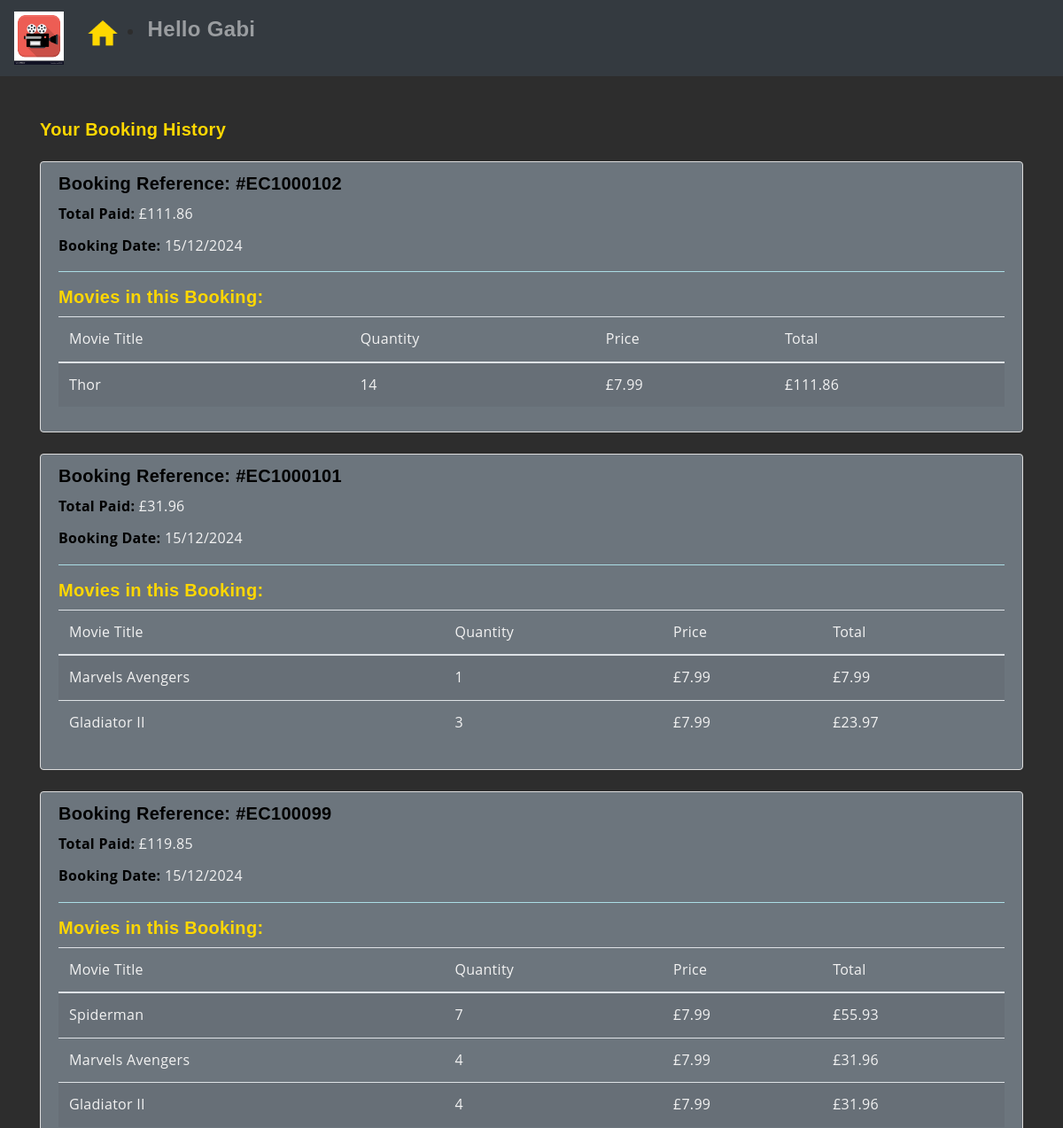
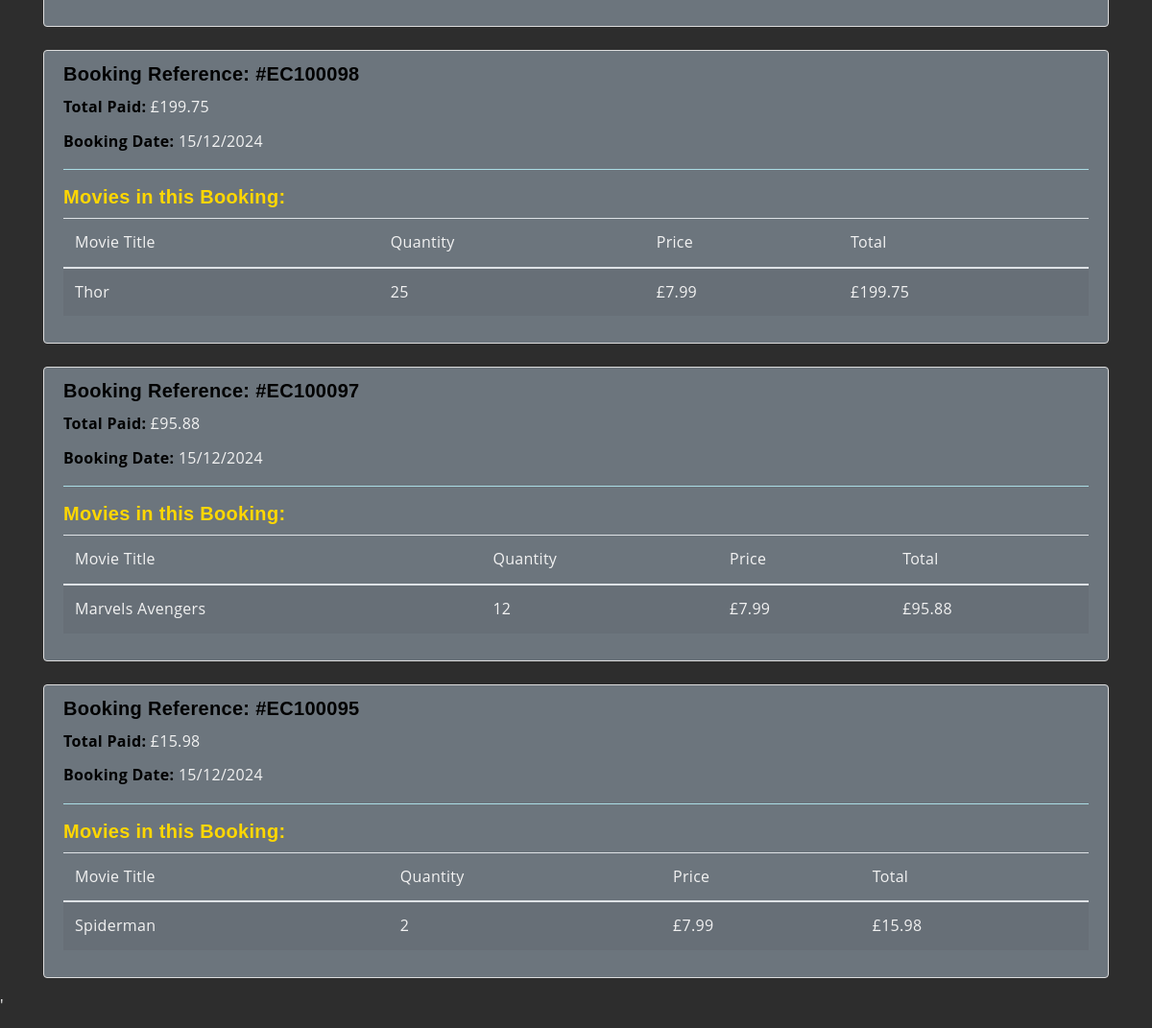
/booking_history.php (signed in), run on the app's committed database (2 pictures, top to bottom).
### tables this page shows
CREATE TABLE IF NOT EXISTS `movie_booking` (
  `booking_id` int(10) unsigned NOT NULL AUTO_INCREMENT,
  `id` int(10) unsigned NOT NULL,
  `total` decimal(8,2) NOT NULL,
  `booking_date` datetime NOT NULL,
  PRIMARY KEY (`booking_id`)
);

CREATE TABLE IF NOT EXISTS `booking_content` (
  `content_id` int(10) unsigned NOT NULL AUTO_INCREMENT,
  `booking_id` int(10) unsigned NOT NULL,
  `movie_id` int(10) unsigned NOT NULL,
  `quantity` int(10) unsigned NOT NULL DEFAULT '1',
  `price` decimal(4,2) NOT NULL,
  PRIMARY KEY (`content_id`)
);

CREATE TABLE IF NOT EXISTS `movie_listings` (
  `movie_id` int(20) NOT NULL,
  `movie_title` varchar(30) NOT NULL,
  `genre` varchar(30) NOT NULL,
  `age_rating` varchar(30) NOT NULL,
  `show1` varchar(6) NOT NULL,
  `show2` varchar(6) NOT NULL,
  `show3` varchar(6) NOT NULL,
  `theatre` varchar(20) NOT NULL,
  `further_info` varchar(500) NOT NULL,
  `release` varchar(30) NOT NULL,
  `img` varchar(30) NOT NULL,
  `preview` varchar(300) NOT NULL,
  `mov_price` decimal(4,2) NOT NULL
);

### booking_history.php (the view, shortened to what this page needs)
<!DOCTYPE html>
<html lang="en">
<head>
        <link href="https://cdn.jsdelivr.net/npm/bootstrap@4.6.2/dist/css/bootstrap.min.css" rel="stylesheet">
    <link rel="stylesheet" type="text/css" href="style.php">
        </head>
        <body>
<?php
require ('connect_db.php');
$q = "SELECT * FROM movie_booking WHERE id = " . $_SESSION['id'] . " ORDER BY booking_date DESC";
$r = mysqli_query($link, $q);
   include('navSimple.php');
if (mysqli_num_rows($r) > 0) {
    echo '<div class="container mt-5">
            <h2>Your Booking History</h2>
    ';
    while ($booking = mysqli_fetch_array($r, MYSQLI_ASSOC)) {
        $booking_id = $booking['booking_id'];
        echo '
      <div class="alert alert-info mt-4">
            <h4 class="alert-heading">Booking Reference: #EC1000' . $booking['booking_id'] . '</h4>
            <p><strong>Total Paid:</strong> £' . number_format($booking['total'], 2) . '</p>
            <p><strong>Booking Date:</strong> ' . date("d/m/Y", strtotime($booking['booking_date'])) . '</p>
            <hr>
            <h5>Movies in this Booking:</h5>
            <table class="table table-striped">
                <thead>
                    <tr>
                        <th>Movie Title</th>
                        <th>Quantity</th>
                        <th>Price</th>
                        <th>Total</th>
                    </tr>
                </thead>
                <tbody>
        ';
        $q2 = "SELECT * FROM booking_content WHERE booking_id = $booking_id";
        $r2 = mysqli_query($link, $q2);
        while ($row = mysqli_fetch_array($r2, MYSQLI_ASSOC)) {
            $movie_id = $row['movie_id'];
            $quantity = $row['quantity'];
            $price = $row['price'];
            $q3 = "SELECT movie_title FROM movie_listings WHERE movie_id = $movie_id";
            $r3 = mysqli_query($link, $q3);
            $movie = mysqli_fetch_array($r3, MYSQLI_ASSOC);
            $movie_title = $movie['movie_title'];
            $total_movie_price = $quantity * $price;
            echo '
            <tr>
                <td>' . htmlspecialchars($movie_title) . '</td>
                <td>' . $quantity . '</td>
                <td>£' . number_format($price, 2) . '</td>
                <td>£' . number_format($total_movie_price, 2) . '</td>
            </tr>
            ';
        }
        echo '
                </tbody>
            </table>
        </div>';
    }
    echo '</div>';
    echo '
        <script src="https://cdn.jsdelivr.net/npm/jquery@3.5.1/dist/jquery.min.js"></script>
        <script src="https://cdn.jsdelivr.net/npm/@popperjs/core@2.5.2/dist/umd/popper.min.js"></script>
        <script src="https://cdn.jsdelivr.net/npm/bootstrap@4.6.2/dist/js/bootstrap.min.js"></script>
    </body>
    </html>
    ';
}
?>
</body>
</html>'

### navSimple.php (shortened to what this page needs)
<!DOCTYPE html>
<html lang="en">
<head>
    <link rel="stylesheet" href="https://cdn.jsdelivr.net/npm/bootstrap@4.6.2/dist/css/bootstrap.min.css">
    <link rel="stylesheet" href="https://cdn.jsdelivr.net/npm/bootstrap-icons@1.5.0/font/bootstrap-icons.css">
    <link rel="stylesheet" href="style.php">
</head>
<body>
<nav class="navbar navbar-expand-lg navbar-dark bg-dark">
     <a class="navbar-brand" href="#">
        <img src="cinema.png" alt="Cinema Logo" class="cinema-logo">
         </a>
    <div class="collapse navbar-collapse" id="navbarNav">
        <ul class="navbar-nav">
            <li class="nav-item active">
                <a class="nav-link" href="home.php">
                      <img src="home-icon.png" alt="Home" width="40" height="40">
                </a>
            </li>
        </ul>
        <li class="nav-item">
            <h1 class="navbar-text">Hello <?php echo htmlspecialchars($_SESSION['username']); ?></h1>
        </li>
    </div>
</nav>
</body>
</html>

### navSimple.php (style rules this page uses)
.navbar-text { font-size: 24px; font-weight: bold; color: #FFD700; margin-left: auto; margin-right: 20px; text-transform: capitalize; }

### data on the page
movie_booking: booking_id "102", total "111.86", booking_date "15/12/2024"
booking_content: movie_listings.movie_title "Thor", quantity "14", price "7.99", total_movie_price "111.86"
movie_booking: booking_id "101", total "31.96", booking_date "15/12/2024"
booking_content: movie_listings.movie_title "Marvels Avengers", quantity "1", price "7.99"
booking_content: movie_listings.movie_title "Gladiator II", quantity "3", price "7.99", total_movie_price "23.97"
movie_booking: booking_id "99", total "119.85", booking_date "15/12/2024"
booking_content: movie_listings.movie_title "Spiderman", quantity "7", price "7.99", total_movie_price "55.93"
booking_content: movie_listings.movie_title "Marvels Avengers", quantity "4", price "7.99", total_movie_price "31.96"
booking_content: movie_listings.movie_title "Gladiator II", quantity "4", price "7.99", total_movie_price "31.96"
movie_booking: booking_id "98", total "199.75", booking_date "15/12/2024"
booking_content: movie_listings.movie_title "Thor", quantity "25", price "7.99", total_movie_price "199.75"
movie_booking: booking_id "97", total "95.88", booking_date "15/12/2024"
booking_content: movie_listings.movie_title "Marvels Avengers", quantity "12", price "7.99", total_movie_price "95.88"
movie_booking: booking_id "95", total "15.98", booking_date "15/12/2024"
booking_content: movie_listings.movie_title "Spiderman", quantity "2", price "7.99", total_movie_price "15.98"

### other printed values
$_SESSION['username'] "Gabi"
